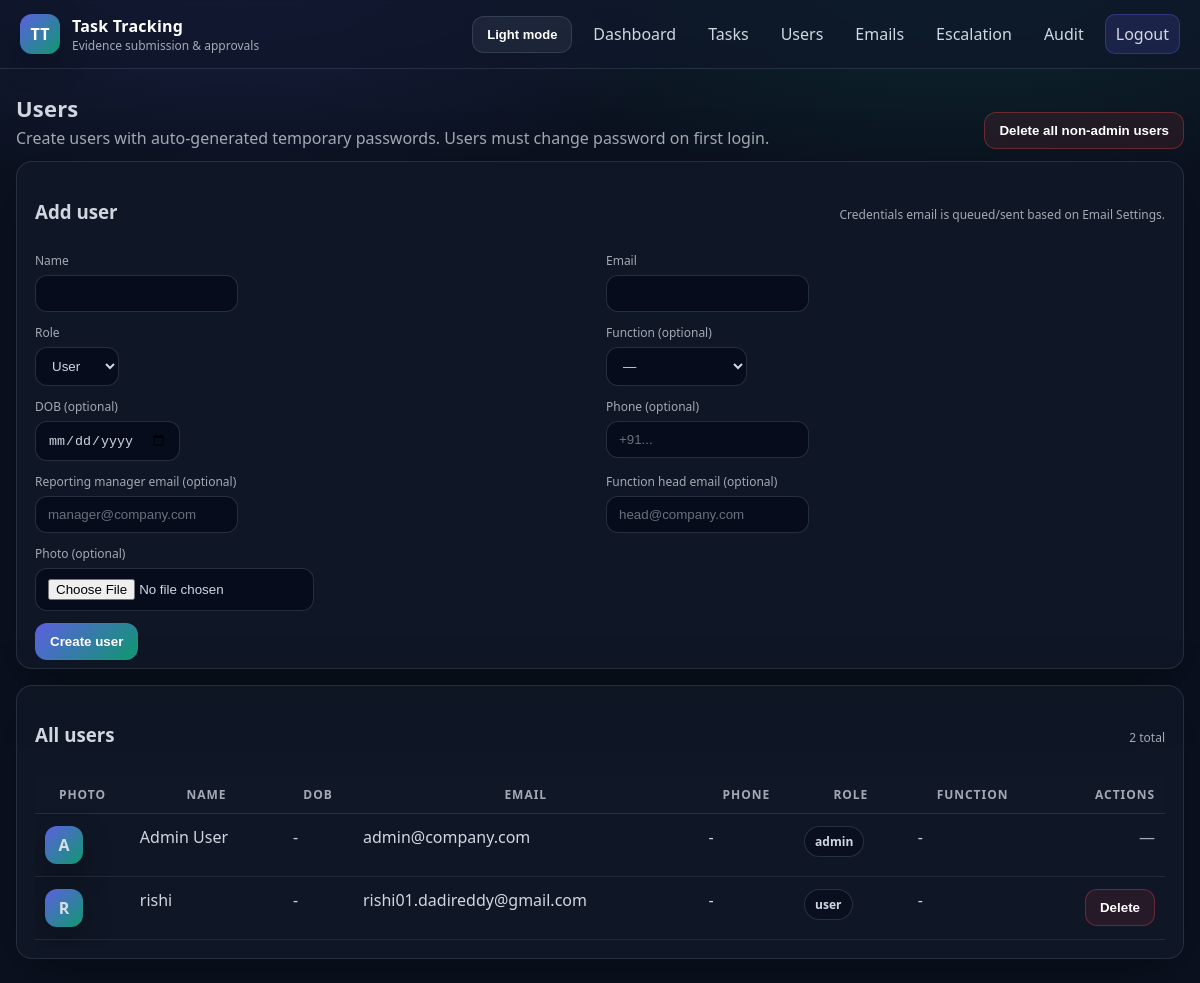
The app's page /admin/users (signed in) with its own data.
### app.py (models this page shows)
class User(db.Model):
    id = db.Column(db.Integer, primary_key=True)
    name = db.Column(db.String(120), nullable=False)
    email = db.Column(db.String(120), unique=True, nullable=False)
    password_hash = db.Column(db.String(255), nullable=False)
    role = db.Column(db.String(20), nullable=False, default="user")
    function_name = db.Column(db.String(80))
    reporting_manager_email = db.Column(db.String(120))
    function_head_email = db.Column(db.String(120))
    tasks = db.relationship(
        "Task",
        foreign_keys="Task.responsible_user_id",
        backref="responsible_user",
        lazy=True,
    )
    created_tasks = db.relationship(
        "Task",
        foreign_keys="Task.created_by_id",
        backref="created_by",
        lazy=True,
    )
    profile = db.relationship("UserProfile", backref="user", uselist=False, cascade="all, delete-orphan")
    security = db.relationship("UserSecurity", backref="user", uselist=False, cascade="all, delete-orphan")

class UserProfile(db.Model):
    id = db.Column(db.Integer, primary_key=True)
    user_id = db.Column(db.Integer, db.ForeignKey("user.id"), unique=True, nullable=False)
    photo_filename = db.Column(db.String(255))
    dob = db.Column(db.Date)
    phone = db.Column(db.String(40))

### app.py (the view)
    @app.route("/admin/users")
    def admin_users():
        require_admin()
        users = User.query.order_by(User.role.asc(), User.name.asc()).all()
        return render_template("admin_users.html", users=users, functions=FUNCTIONS)

### app.py (called while the page is built)
def current_user():
    uid = session.get("user_id")
    if not uid:
        return None
    return User.query.get(uid)

def is_admin():
    user = current_user()
    return bool(user and user.role == "admin")

def require_admin():
    if not current_user():
        raise PermissionError("Not logged in")
    if not is_admin():
        raise PermissionError("Admin access required")

### templates/admin_users.html (shortened to what this page needs)
{% extends "base.html" %}
{% block content %}
<section class="page-head">
  <div>
    <h2>Users</h2>
    <p class="muted">Create users with auto-generated temporary passwords. Users must change password on first login.</p>
  </div>
  <form method="post" action="{{ url_for('admin_purge_users') }}">
    <button type="submit" class="btn ghost danger">Delete all non-admin users</button>
  </form>
</section>
<section class="card modern">
  <div class="card-head">
    <h3>Add user</h3>
    <div class="hint">Credentials email is queued/sent based on Email Settings.</div>
  </div>
  <form method="post" action="{{ url_for('admin_create_user') }}" enctype="multipart/form-data" class="form-grid two">
    <div>
      <label>Name</label>
      <input type="text" name="name" required>
    </div>
    <div>
      <label>Email</label>
      <input type="email" name="email" required>
    </div>
    <div>
      <label>Role</label>
      <select name="role">
        <option value="user">User</option>
      </select>
    </div>
    <div>
      <label>Function (optional)</label>
      <select name="function_name">
        <option value="">—</option>
      </select>
    </div>
    <div>
      <label>DOB (optional)</label>
      <input type="date" name="dob">
    </div>
    <div>
      <label>Phone (optional)</label>
      <input type="text" name="phone" placeholder="+91...">
    </div>
    <div>
      <label>Reporting manager email (optional)</label>
      <input type="email" name="reporting_manager_email" placeholder="manager@company.com">
    </div>
    <div>
      <label>Function head email (optional)</label>
      <input type="email" name="function_head_email" placeholder="head@company.com">
    </div>
    <div class="full">
      <label>Photo (optional)</label>
      <input type="file" name="photo" accept="image/*">
    </div>
    <div class="full">
      <button type="submit" class="btn">Create user</button>
    </div>
  </form>
</section>
<section class="card modern">
  <div class="card-head">
    <h3>All users</h3>
    <div class="hint">{{ users|length }} total</div>
  </div>
  <div class="table-wrap">
    <table class="table modern">
      <thead>
        <tr>
          <th>Photo</th>
          <th>Name</th>
          <th>DOB</th>
          <th>Email</th>
          <th>Phone</th>
          <th>Role</th>
          <th>Function</th>
          <th class="right">Actions</th>
        </tr>
      </thead>
      <tbody>
        {% for u in users %}
        <tr>
          <td>
            {% if u.profile and u.profile.photo_filename %}
              <img src="{{ url_for('profile_photo', filename=u.profile.photo_filename) }}" alt="photo" style="width:38px;height:38px;border-radius:12px;object-fit:cover;border:1px solid rgba(148,163,184,0.22);">
            {% else %}
              <div class="logo" style="width:38px;height:38px;border-radius:12px;">{{ (u.name[:1] if u.name else 'U')|upper }}</div>
            {% endif %}
          </td>
          <td>{{ u.name }}</td>
          <td>{{ (u.profile.dob|datefmt) if u.profile and u.profile.dob else "-" }}</td>
          <td>{{ u.email }}</td>
          <td>{{ u.profile.phone if u.profile and u.profile.phone else "-" }}</td>
          <td><span class="pill {{ u.role }}">{{ u.role }}</span></td>
          <td>{{ u.function_name or "-" }}</td>
          <td class="right">
            {% if u.role != 'admin' %}
            <form method="post" action="{{ url_for('admin_delete_user', user_id=u.id) }}">
              <button type="submit" class="btn ghost danger">Delete</button>
            </form>
            {% else %}
            <span class="muted">—</span>
            {% endif %}
          </td>
        </tr>
        {% endfor %}
      </tbody>
    </table>
  </div>
</section>
{% endblock %}

### static/styles.css (style rules this page uses)
* { box-sizing: border-box; }
:root { --bg: #0b1220; --panel: rgba(17, 24, 39, 0.72); --panel2: rgba(17, 24, 39, 0.55); --stroke: rgba(148, 163, 184, 0.18); --stroke2: rgba(148, 163, 184, 0.22); --text: rgba(226, 232, 240, 0.92); --muted: rgba(226, 232, 240, 0.70); --brand1: rgba(99, 102, 241, 0.92); --brand2: rgba(16, 185, 129, 0.80); --topbar-bg: rgba(15, 23, 42, 0.6); --topbar-text: #fff; --input-bg: rgba(2, 6, 23, 0.55); --input-placeholder: rgba(226, 232, 240, 0.45); --row-hover: rgba(148, 163, 184, 0.08); --hover-bg: rgba(148, 163, 184, 0.10); --interactive-ring: rgba(99, 102, 241, 0.16); --chip-bg: rgba(2, 6, 23, 0.40); }
body { font-family: ui-sans-serif, system-ui, -apple-system, Segoe UI, Roboto, Arial, sans-serif; margin: 0; color: var(--text); background: radial-gradient(900px 500px at 20% -10%, rgba(99, 102, 241, 0.18), transparent 60%), radial-gradient(900px 500px at 80% -10%, rgba(16, 185, 129, 0.16), transparent 60%), var(--bg); }
.logo { width: 40px; height: 40px; border-radius: 12px; display: grid; place-items: center; font-weight: 900; background: linear-gradient(135deg, var(--brand1), var(--brand2)); box-shadow: 0 10px 30px rgba(0, 0, 0, 0.25); }
.card { background: var(--panel); border: 1px solid var(--stroke); border-radius: 16px; padding: 18px; margin-bottom: 16px; box-shadow: 0 16px 60px rgba(0, 0, 0, 0.35); }
.card.modern { padding: 18px 18px 8px; }
.card-head { display: flex; justify-content: space-between; align-items: baseline; gap: 12px; margin-bottom: 10px; }
.hint { color: var(--muted); font-size: 12px; }
.page-head { display: flex; align-items: end; justify-content: space-between; margin-bottom: 12px; }
.page-head h2 { margin: 0; font-size: 22px; letter-spacing: 0.2px; }
.page-head p { margin: 4px 0 0; }
.form-grid { display: grid; grid-template-columns: 1fr; gap: 10px; }
.form-grid.two { grid-template-columns: repeat(2, minmax(220px, 1fr)); gap: 12px; }
.form-grid .full { grid-column: 1 / -1; }
label { display: block; margin-bottom: 6px; color: var(--muted); font-size: 12px; }
input, select, button { padding: 10px 12px; border: 1px solid var(--stroke2); border-radius: 12px; background: var(--input-bg); color: var(--text); outline: none; }
input::placeholder, textarea::placeholder { color: var(--input-placeholder); }
button, .btn, a.nav-link, a.link, input, select, textarea, input[type="checkbox"], input[type="file"] { transition: box-shadow 140ms ease, border-color 140ms ease, transform 140ms ease, background-color 140ms ease; }
.btn { display: inline-flex; align-items: center; justify-content: center; gap: 8px; padding: 10px 14px; border-radius: 12px; border: 1px solid rgba(99, 102, 241, 0.35); background: linear-gradient(135deg, var(--brand1), var(--brand2)); color: #fff; text-decoration: none; font-weight: 800; }
.btn.ghost { background: rgba(148, 163, 184, 0.10); border-color: rgba(148, 163, 184, 0.20); }
.btn.ghost.danger { border-color: rgba(239, 68, 68, 0.35); background: rgba(239, 68, 68, 0.10); }
.table-wrap { overflow: auto; padding-bottom: 10px; }
.table { width: 100%; border-collapse: separate; border-spacing: 0; }
.table.modern thead th { font-size: 12px; color: var(--muted); text-transform: uppercase; letter-spacing: 0.08em; padding: 10px 10px; border-bottom: 1px solid rgba(148, 163, 184, 0.18); background: var(--panel2); }
.table.modern tbody td { padding: 12px 10px; border-bottom: 1px solid rgba(148, 163, 184, 0.14); vertical-align: top; }
.right { text-align: right; }
.pill { display: inline-flex; align-items: center; padding: 6px 10px; border-radius: 999px; font-size: 12px; font-weight: 800; border: 1px solid rgba(148, 163, 184, 0.22); background: var(--chip-bg); }
.muted { color: var(--muted); }

### records on screen
User: name "A", name "Admin User", profile "-", email "admin@company.com", role "admin", function_name "-"
User: name "R", name "rishi", email "rishi01.dadireddy@gmail.com", profile "-", role "user", function_name "-"
UserProfile: dob "-"

### other values on screen
{{ users|length }} "2"
